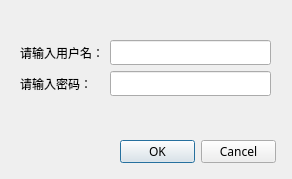
<?xml version="1.0" encoding="UTF-8"?>
<ui version="4.0">
 <class>chguser</class>
 <widget class="QDialog" name="chguser">
  <property name="windowModality">
   <enum>Qt::WindowModal</enum>
  </property>
  <property name="geometry">
   <rect>
    <x>0</x>
    <y>0</y>
    <width>292</width>
    <height>179</height>
   </rect>
  </property>
  <property name="font">
   <font>
    <family>微软雅黑</family>
   </font>
  </property>
  <property name="windowTitle">
   <string>更换用户</string>
  </property>
  <property name="windowIcon">
   <iconset>
    <normaloff>icons/partner.png</normaloff>icons/partner.png</iconset>
  </property>
  <widget class="QDialogButtonBox" name="buttonBox">
   <property name="geometry">
    <rect>
     <x>120</x>
     <y>140</y>
     <width>156</width>
     <height>23</height>
    </rect>
   </property>
   <property name="orientation">
    <enum>Qt::Horizontal</enum>
   </property>
   <property name="standardButtons">
    <set>QDialogButtonBox::Cancel|QDialogButtonBox::Ok</set>
   </property>
  </widget>
  <widget class="QWidget" name="layoutWidget">
   <property name="geometry">
    <rect>
     <x>20</x>
     <y>40</y>
     <width>251</width>
     <height>81</height>
    </rect>
   </property>
   <layout class="QFormLayout" name="formLayout">
    <item row="2" column="1">
     <widget class="QLineEdit" name="line_chg_pwd">
      <property name="maxLength">
       <number>20</number>
      </property>
      <property name="echoMode">
       <enum>QLineEdit::Password</enum>
      </property>
      <property name="clearButtonEnabled">
       <bool>true</bool>
      </property>
     </widget>
    </item>
    <item row="1" column="0">
     <widget class="QLabel" name="label">
      <property name="font">
       <font>
        <family>微软雅黑</family>
        <weight>50</weight>
        <bold>false</bold>
       </font>
      </property>
      <property name="text">
       <string>请输入用户名：</string>
      </property>
     </widget>
    </item>
    <item row="2" column="0">
     <widget class="QLabel" name="label_2">
      <property name="font">
       <font>
        <family>微软雅黑</family>
        <weight>50</weight>
        <bold>false</bold>
       </font>
      </property>
      <property name="text">
       <string>请输入密码：</string>
      </property>
     </widget>
    </item>
    <item row="1" column="1">
     <widget class="QLineEdit" name="line_chg_user">
      <property name="maxLength">
       <number>20</number>
      </property>
      <property name="echoMode">
       <enum>QLineEdit::Normal</enum>
      </property>
      <property name="clearButtonEnabled">
       <bool>true</bool>
      </property>
     </widget>
    </item>
   </layout>
  </widget>
 </widget>
 <tabstops>
  <tabstop>line_chg_user</tabstop>
  <tabstop>line_chg_pwd</tabstop>
 </tabstops>
 <resources/>
 <connections>
  <connection>
   <sender>buttonBox</sender>
   <signal>accepted()</signal>
   <receiver>chguser</receiver>
   <slot>accept()</slot>
   <hints>
    <hint type="sourcelabel">
     <x>248</x>
     <y>254</y>
    </hint>
    <hint type="destinationlabel">
     <x>157</x>
     <y>274</y>
    </hint>
   </hints>
  </connection>
  <connection>
   <sender>buttonBox</sender>
   <signal>rejected()</signal>
   <receiver>chguser</receiver>
   <slot>reject()</slot>
   <hints>
    <hint type="sourcelabel">
     <x>316</x>
     <y>260</y>
    </hint>
    <hint type="destinationlabel">
     <x>286</x>
     <y>274</y>
    </hint>
   </hints>
  </connection>
 </connections>
</ui>
